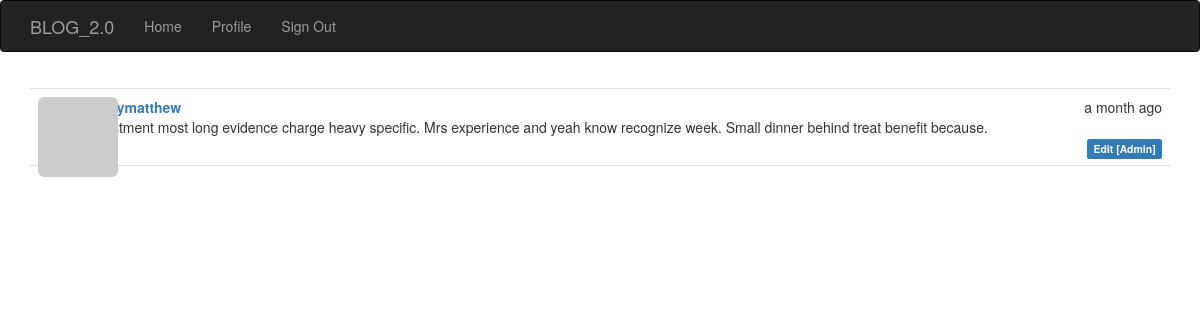
Screenshot of /post/3 (signed in) with the database file from the repository.
### app/models.py (models this page shows, shortened)
class Post(db.Model):
    __tablename__='posts'
    id = db.Column(db.Integer, primary_key=True)
    body = db.Column(db.Text)
    timestamp = db.Column(db.DateTime, index=True, default=datetime.utcnow)
    author_id = db.Column(db.Integer, db.ForeignKey('users.id'))
    body_html = db.Column(db.Text)

class User(UserMixin, db.Model):
    __tablename__ = 'users'
    id = db.Column(db.Integer, primary_key=True)
    email = db.Column(db.String(64), unique=True, index=True)
    username = db.Column(db.String(64), unique=True, index=True)
    name = db.Column(db.String(64))
    location = db.Column(db.String(64))
    about_me = db.Column(db.Text())
    member_since = db.Column(db.DateTime(), default=datetime.utcnow)
    last_seen = db.Column(db.DateTime(), default=datetime.utcnow)
    password_hash = db.Column(db.String(128))
    avatar_hash = db.Column(db.String(32))
    role_id = db.Column(db.Integer, db.ForeignKey('roles.id'))
    confirmed = db.Column(db.Boolean, default=False)
    posts = db.relationship('Post', backref='author', lazy='dynamic')
    followed = db.relationship('Follow', foreign_keys=[Follow.follower_id], backref=db.backref('follower', lazy='joined'), lazy='dynamic', cascade='all, delete-orphan')
    followers = db.relationship('Follow', foreign_keys=[Follow.followed_id], backref=db.backref('followed', lazy='joined'), lazy='dynamic', cascade='all, delete-orphan')
    def can(self, perm):
        return self.role is not None and self.role.has_permission(perm)
    def is_administrator(self):
        return self.can(Permission.ADMIN)
    def ping(self):
        self.last_seen = datetime.utcnow()
        db.session.add(self)
        db.session.commit()
    @property
    def password(self):
        '''
        Password property to prevent reading passwords directly
        '''
        raise AttributeError('Password is not a readable attribute')
    def gravatar(self, size=100, default='identicon', rating='g'):
        if request.is_secure:
            url = 'https://secure.gravatar.com/avatar'
        else:
            url = 'http://www.gravatar.com/avatar'
            hash = self.avatar_hash or self.gravatar_hash()
        return '{url}/{hash}?s={size}&d={default}&r={rating}'.format(
            url=url, hash=hash, size=size, default=default, rating=rating)

### app/main/views.py (the view)
@main.route('/post/<int:id>')
def post(id):
    post = Post.query.get_or_404(id)
    return render_template('post.html', posts=[post])

### app/auth/views.py (called while the page is built)
@auth.before_app_request
def before_request():
    if current_user.is_authenticated:
        current_user.ping()
        if not current_user.confirmed \
                and request.endpoint \
                and request.blueprint != 'auth' \
                and request.endpoint != 'static':
            return redirect(url_for('auth.unconfirmed'))

### app/main/__init__.py (called while the page is built)
@main.app_context_processor
def inject_permission():
    return dict(Permission=Permission)

### app/models.py (called while the page is built)
@login_manager.user_loader
def load_user(user_id):
    return User.query.get(int(user_id))

    def has_permission(self, perm):
        return self.permissions & perm == perm

### app/templates/post.html (shortened to what this page needs)
{% extends "base.html" %}
{% block page_content %}
{% include '_posts.html' %}
{% endblock %}

### app/templates/_posts.html
<ul class="posts">
  {% for post in posts %}
  <li class="post">
    <div class="profile-thumbnail">
      <a href="{{ url_for('.user', username=post.author.username) }}">
        <img class="img-rounded profile-thumbnail" src="{{ post.author.gravatar(size=40) }}">
      </a>
    </div>
    <div class="post-content">
      <div class="post-date">{{ moment(post.timestamp).fromNow() }}</div>
      <div class="post-author">
        <a href="{{ url_for('.user', username=post.author.username) }}">{{ post.author.username }}</a>
      </div>
      <div class="post-body">
        {% if post.body_html %}
          {{ post.body_html | safe }}
        {% else %}
          {{ post.body }}
        {% endif %}
      </div>
      <div class="post-footer">
        <a href="{{ url_for('.post', id=post.id) }}">
          <span class="label label default">Permalink</span>
        </a>
        {% if current_user == post.author %}
        <a href="{{ url_for('.edit', id=post.id) }}">
          <span class="label label-primary">Edit</span>
        </a>
        {% elif current_user.is_administrator() %}
        <a href="{{ url_for('.edit', id=post.id) }}">
          <span class="label label-primary">Edit [Admin]</span>
        </a>
        {% endif %}
      </div>
    </div>
  </li>
  {% endfor %}
</ul>

### app/static/styles.css (style rules this page uses)
.profile-thumbnail { position: absolute; }
ul.posts { list-style-type: none; padding: 0px; margin: 16px 0px 0px 0px; border-top: 1px solid #e0e0e0; }
ul.posts li.post { padding: 8px; border-bottom: 1px solid #e0e0e0; }
div.post-date { float: right; }
div.post-author { font-weight: bold; }
div.post-content { margin-left: 48px; min-height: 48px; }
div.post-footer { text-align: right; }

### rows the page displays
Post: timestamp "a month ago", author.username "kelleymatthew", body "Investment most long evidence charge heavy specific. Mrs experience and yeah know recognize week. Small dinner behind treat benefit because."
